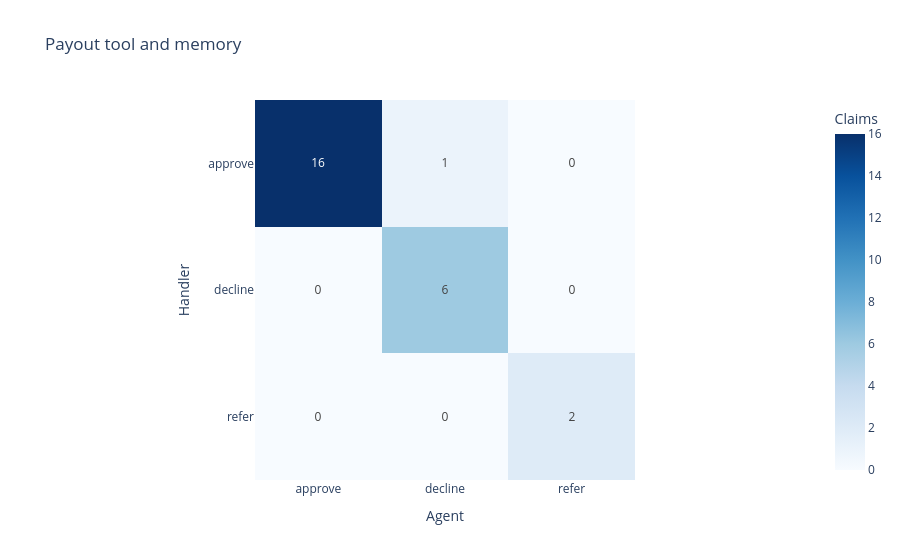

Source (notebook cell):
### Code cell
memory_table = pd.concat(memory_tables, ignore_index=True)
show_confusion_matrix(memory_table, "Payout tool and memory")

### Figure 1 — Plotly figure (JSON) as saved in the notebook; plotly's stock layout.template omitted (floating-point values rounded to 4 significant figures)
{"data": [{"coloraxis": "coloraxis", "hovertemplate": "Agent: %{x}<br>Handler: %{y}<br>Claims: %{z}<extra></extra>", "name": "0", "texttemplate": "%{z}", "type": "heatmap", "x": ["approve", "decline", "refer"], "xaxis": "x", "y": ["approve", "decline", "refer"], "yaxis": "y", "z": [[16, 1, 0], [0, 6, 0], [0, 0, 2]]}], "layout": {"coloraxis": {"autocolorscale": false, "colorbar": {"title": {"text": "Claims"}}, "colorscale": [[0, "rgb(247,251,255)"], [0.125, "rgb(222,235,247)"], [0.25, "rgb(198,219,239)"], [0.375, "rgb(158,202,225)"], [0.5, "rgb(107,174,214)"], [0.625, "rgb(66,146,198)"], [0.75, "rgb(33,113,181)"], [0.875, "rgb(8,81,156)"], [1, "rgb(8,48,107)"]]}, "title": {"text": "Payout tool and memory"}, "xaxis": {"anchor": "y", "constrain": "domain", "domain": [0, 1], "scaleanchor": "y", "title": {"text": "Agent"}}, "yaxis": {"anchor": "x", "autorange": "reversed", "constrain": "domain", "domain": [0, 1], "title": {"text": "Handler"}}}}
